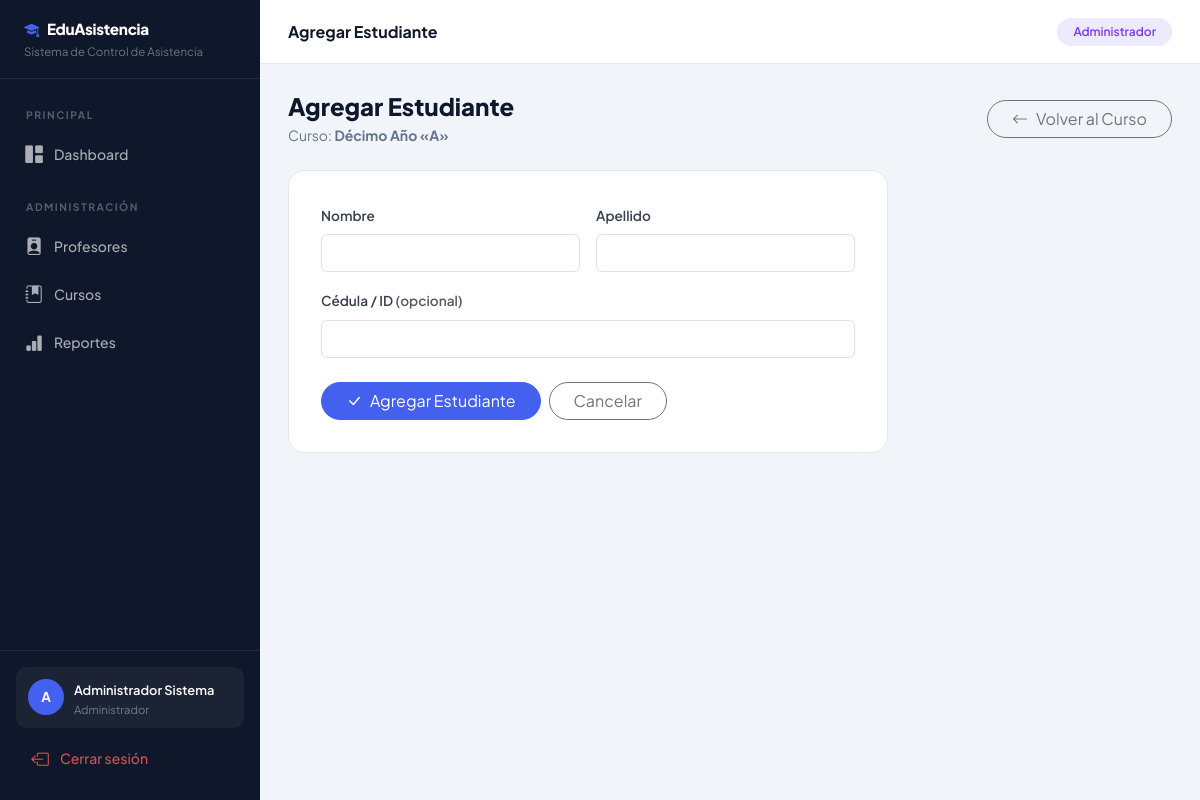
/cursos/1/estudiantes/agregar/ (signed in), run on the app's committed database.
### usuarios/models.py (models this page shows, shortened)
class Usuario(AbstractUser):
    ROLES = (
        ('admin', 'Administrador'),
        ('profesor', 'Profesor'),
    )
    rol = models.CharField(max_length=10, choices=ROLES, default='profesor')
    def es_admin(self):
        return self.rol == 'admin'

### cursos/models.py (models this page shows, shortened)
class Curso(models.Model):
    NIVELES = (
        ('10mo', 'Décimo Año'),
        ('1ro_bach', 'Primero de Bachillerato'),
        ('2do_bach', 'Segundo de Bachillerato'),
        ('3ro_bach', 'Tercero de Bachillerato'),
    )
    nivel    = models.CharField(max_length=20, choices=NIVELES, default='10mo')
    paralelo = models.CharField(max_length=5)   # A, B, C, D
    descripcion = models.TextField(blank=True)
    @property
    def nombre(self):
        return f"{self.get_nivel_display()} «{self.paralelo}»"
    class Meta:
        verbose_name = 'Curso'
        verbose_name_plural = 'Cursos'
        ordering = ['nivel', 'paralelo']
        unique_together = ('nivel', 'paralelo')

### cursos/views.py (the view)
# urls.py: path('cursos/<int:curso_pk>/estudiantes/agregar/', views.agregar_estudiante, name='agregar_estudiante'),
@login_required
def agregar_estudiante(request, curso_pk):
    if not request.user.es_admin():
        messages.error(request, 'Sin permiso.'); return redirect('dashboard')
    curso = get_object_or_404(Curso, pk=curso_pk)
    if request.method == 'POST':
        form = EstudianteForm(request.POST)
        if form.is_valid():
            est = form.save(commit=False)
            est.curso = curso
            est.save()
            messages.success(request, f'Estudiante {est} agregado.')
            return redirect('detalle_curso', pk=curso_pk)
    else:
        form = EstudianteForm()
    return render(request, 'cursos/form_estudiante.html', {'form': form, 'curso': curso, 'accion': 'Agregar'})

### cursos/forms.py
class EstudianteForm(forms.ModelForm):
    class Meta:
        model  = Estudiante
        fields = ['nombre', 'apellido', 'cedula']
        labels = {'nombre': 'Nombre', 'apellido': 'Apellido', 'cedula': 'Cédula / ID'}
        widgets = {
            'nombre':   forms.TextInput(attrs={'class': 'form-control'}),
            'apellido': forms.TextInput(attrs={'class': 'form-control'}),
            'cedula':   forms.TextInput(attrs={'class': 'form-control'}),
        }

### templates/cursos/form_estudiante.html (shortened to what this page needs)
{% extends 'base.html' %}
{% block page_title %}{{ accion }} Estudiante{% endblock %}
{% block content %}
<div class="page-header">
    <div>
        <h4>{{ accion }} Estudiante</h4>
        <p>Curso: <strong>{{ curso.nombre }}</strong></p>
    </div>
    <a href="{% url 'detalle_curso' curso.pk %}" class="btn btn-outline-secondary rounded-pill px-4">
        <i class="bi bi-arrow-left me-2"></i>Volver al Curso
    </a>
</div>
<div class="form-card">
    <form method="post">
        <div class="row g-3">
            <div class="col-md-6">
                <label class="form-label">{{ form.nombre.label }}</label>
                {{ form.nombre }}
            </div>
            <div class="col-md-6">
                <label class="form-label">{{ form.apellido.label }}</label>
                {{ form.apellido }}
            </div>
            <div class="col-12">
                <label class="form-label">{{ form.cedula.label }} <span class="text-muted">(opcional)</span></label>
                {{ form.cedula }}
            </div>
        </div>
        <div class="d-flex gap-2 mt-4">
            <button type="submit" class="btn btn-primary px-4 rounded-pill">
                <i class="bi bi-check-lg me-2"></i>{{ accion }} Estudiante
            </button>
            <a href="{% url 'detalle_curso' curso.pk %}" class="btn btn-outline-secondary rounded-pill px-4">Cancelar</a>
        </div>
    </form>
</div>
{% endblock %}

### templates/base.html (shortened to what this page needs)
<!DOCTYPE html>
<html lang="es">
<head>
    <link href="https://cdn.jsdelivr.net/npm/bootstrap@5.3.0/dist/css/bootstrap.min.css" rel="stylesheet">
    <link href="https://cdn.jsdelivr.net/npm/bootstrap-icons@1.11.0/font/bootstrap-icons.css" rel="stylesheet">
</head>
<body>
    <div class="sidebar" id="sidebar">
        <div class="sidebar-brand">
            <h5><i class="bi bi-mortarboard-fill me-2" style="color:var(--primary)"></i>EduAsistencia</h5>
            <small>Sistema de Control de Asistencia</small>
        </div>
        <div class="sidebar-nav mt-2">
            <div class="sidebar-section">Principal</div>
            <a href="{% url 'dashboard' %}" class="sidebar-link {% if request.resolver_match.url_name == 'dashboard' %}active{% endif %}">
                <i class="bi bi-grid-1x2-fill"></i> Dashboard
            </a>
            {% if user.es_admin %}
            <div class="sidebar-section">Administración</div>
            <a href="{% url 'lista_profesores' %}" class="sidebar-link {% if 'profesor' in request.resolver_match.url_name %}active{% endif %}">
                <i class="bi bi-person-badge-fill"></i> Profesores
            </a>
            <a href="{% url 'lista_cursos' %}" class="sidebar-link {% if 'curso' in request.resolver_match.url_name %}active{% endif %}">
                <i class="bi bi-journal-bookmark-fill"></i> Cursos
            </a>
            <a href="{% url 'reporte_asistencia' %}" class="sidebar-link {% if request.resolver_match.url_name == 'reporte_asistencia' %}active{% endif %}">
                <i class="bi bi-bar-chart-fill"></i> Reportes
            </a>
            {% else %}
            <div class="sidebar-section">Mis Cursos</div>
            <a href="{% url 'lista_cursos' %}" class="sidebar-link {% if 'curso' in request.resolver_match.url_name %}active{% endif %}">
                <i class="bi bi-journal-bookmark-fill"></i> Mis Cursos
            </a>
            {% endif %}
        </div>
        <div class="sidebar-footer">
            <div class="sidebar-user">
                <div class="user-avatar">{{ user.username|first|upper }}</div>
                <div class="user-info">
                    <span>{{ user.get_full_name|default:user.username }}</span>
                    <small>{{ user.get_rol_display }}</small>
                </div>
            </div>
            <a href="{% url 'logout' %}" class="sidebar-link mt-2" style="color:rgba(255,100,100,.8)">
                <i class="bi bi-box-arrow-left"></i> Cerrar sesión
            </a>
        </div>
    </div>
    <div class="main-content">
        <div class="topbar">
            <h6>{% block page_title %}{% endblock %}</h6>
            <div class="topbar-actions">
                <span class="badge badge-{{ user.rol }} px-3 py-2 rounded-pill">
                    {{ user.get_rol_display }}
                </span>
            </div>
        </div>
        <div class="page-content">
            {% block content %}{% endblock %}
        </div>
    </div>
</body>
</html>

### templates/base.html (style rules this page uses)
:root { --primary: #4361ee; --primary-dark: #3a56d4; --secondary: #7209b7; --success: #2ec4b6; --danger: #e63946; --warning: #ff9f1c; --sidebar-bg: #0f172a; --sidebar-width: 260px; --header-height: 64px; }
* { font-family: 'Plus Jakarta Sans', sans-serif; }
body { background: #f1f5f9; min-height: 100vh; }
.sidebar { position: fixed; top: 0; left: 0; width: var(--sidebar-width); height: 100vh; background: var(--sidebar-bg); display: flex; flex-direction: column; z-index: 1000; transition: transform .3s ease; overflow-y: auto; }
.sidebar-brand { padding: 20px 24px 16px; border-bottom: 1px solid rgba(255,255,255,.08); }
.sidebar-brand h5 { color: #fff; font-weight: 800; font-size: .95rem; margin: 0; letter-spacing: -.3px; }
.sidebar-brand small { color: rgba(255,255,255,.4); font-size: .72rem; }
.sidebar-section { padding: 20px 16px 8px; font-size: .65rem; font-weight: 700; text-transform: uppercase; letter-spacing: 1.5px; color: rgba(255,255,255,.3); }
.sidebar-nav { padding: 0 10px; }
.sidebar-link { display: flex; align-items: center; gap: 10px; padding: 10px 14px; border-radius: 10px; color: rgba(255,255,255,.65); text-decoration: none; font-size: .875rem; font-weight: 500; margin-bottom: 2px; transition: all .2s; }
.sidebar-link i { font-size: 1.1rem; width: 20px; text-align: center; }
.sidebar-footer { margin-top: auto; padding: 16px; border-top: 1px solid rgba(255,255,255,.08); }
.sidebar-user { display: flex; align-items: center; gap: 10px; padding: 10px 12px; border-radius: 10px; background: rgba(255,255,255,.05); }
.user-avatar { width: 36px; height: 36px; border-radius: 50%; background: var(--primary); color: #fff; display: flex; align-items: center; justify-content: center; font-weight: 700; font-size: .85rem; flex-shrink: 0; }
.user-info small { color: rgba(255,255,255,.4); font-size: .7rem; display: block; }
.user-info span { color: #fff; font-size: .8rem; font-weight: 600; }
.main-content { margin-left: var(--sidebar-width); min-height: 100vh; display: flex; flex-direction: column; }
.topbar { height: var(--header-height); background: #fff; border-bottom: 1px solid #e2e8f0; display: flex; align-items: center; padding: 0 28px; gap: 12px; position: sticky; top: 0; z-index: 100; }
.topbar h6 { margin: 0; font-weight: 700; font-size: 1rem; color: #0f172a; }
.topbar-actions { margin-left: auto; display: flex; align-items: center; gap: 8px; }
.page-content { padding: 28px; flex: 1; }
.badge-admin { background: #ede9fe; color: #7c3aed; font-weight: 600; }
.form-card { background: #fff; border-radius: 16px; border: 1px solid #e2e8f0; padding: 32px; max-width: 600px; }
.form-label { font-weight: 600; font-size: .85rem; color: #374151; }
.btn-primary { background: var(--primary); border-color: var(--primary); }
.page-header { display: flex; align-items: center; justify-content: space-between; margin-bottom: 24px; }
.page-header h4 { font-weight: 800; color: #0f172a; margin: 0; }
.page-header p { color: #64748b; font-size: .875rem; margin: 4px 0 0; }

### data on the page
Usuario: username|first "A", get_full_name "Administrador Sistema", rol "Administrador"
Curso: nombre "Décimo Año «A»"

### other printed values
{{ accion }} "Agregar"
